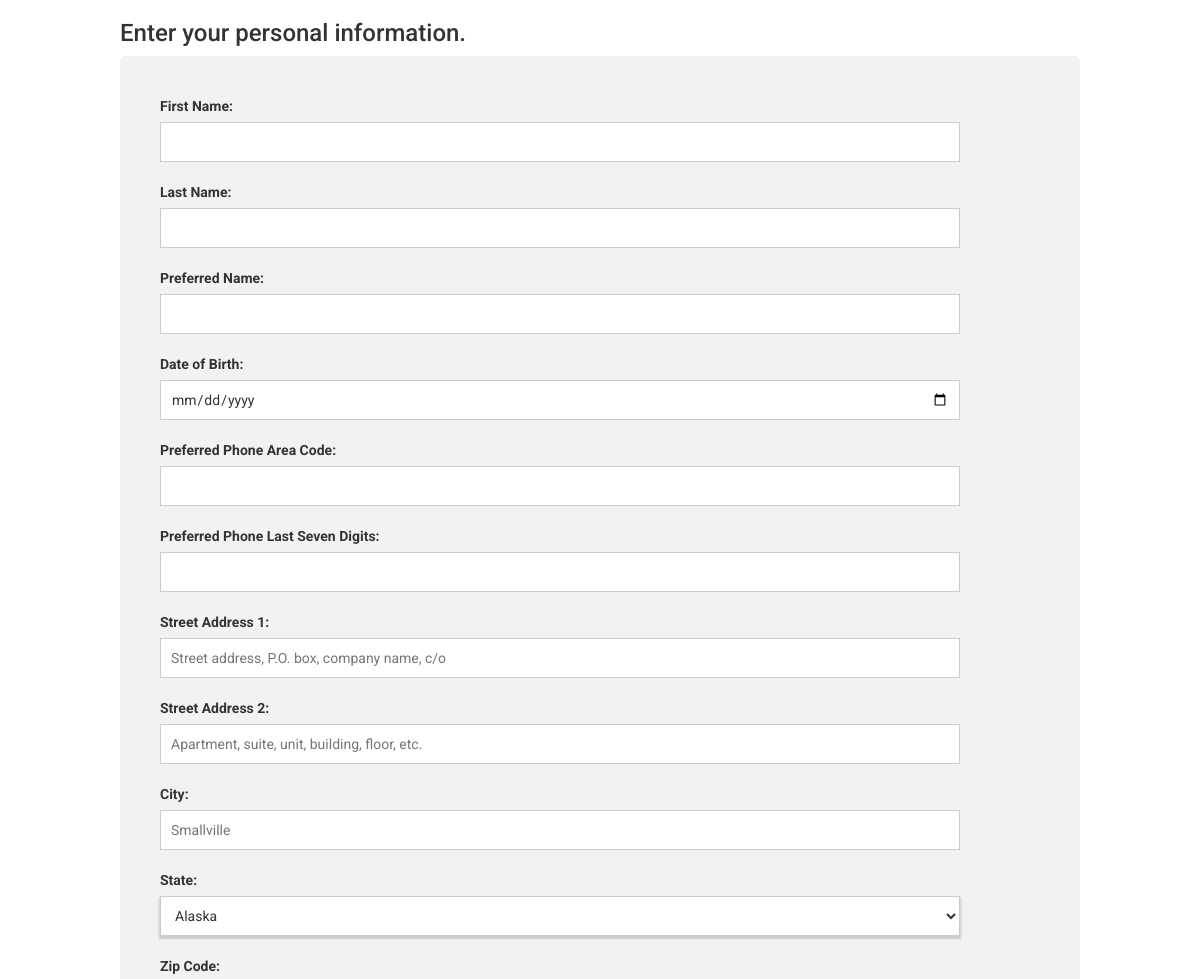
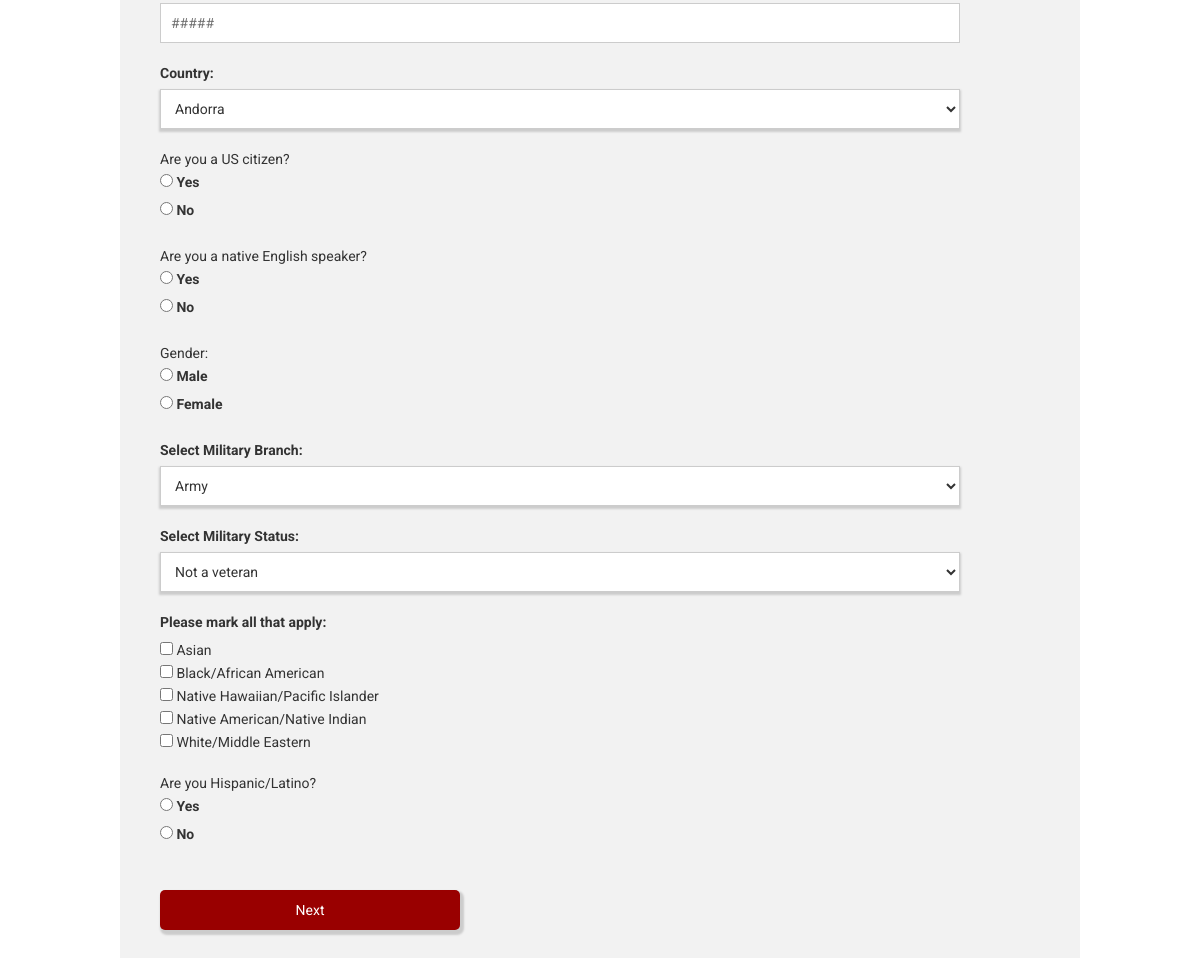
Page /personalinfo.php on the committed database (2 pictures, top to bottom).
### tables this page shows
CREATE TABLE RACE(
  RACE_CODE INT NOT NULL PRIMARY KEY,
  RACE_NAME VARCHAR ( 32 ) NOT NULL
);

### country_info.php (the view)
<?php
  $sql = "SELECT COUNTRY_ID, COUNTRY_NAME FROM COUNTRY";
  $result = mysqli_query($conn, $sql);
  if (mysqli_num_rows($result) > 0) {
    echo "<select name='country_id' id='country_id'>\n";
  while($row = mysqli_fetch_row($result)) {
    echo "<option value='" . $row[0] . "'>" . $row[1] . "</option>\n";
  }
    echo "</select>\n";
  } else {
    echo "0 results";
  }
?>

### personalinfo.php (shortened to what this page needs)
<?php include 'connect_php.php';?>
  <html>
    <head>
      <link rel="stylesheet" href="https://maxcdn.bootstrapcdn.com/bootstrap/3.3.7/css/bootstrap.min.css">
      <link rel="stylesheet" href="https://maxcdn.bootstrapcdn.com/bootstrap/3.3.7/css/bootstrap-theme.min.css">
      <link rel="stylesheet" href="style.css">
      <link rel="stylesheet" href="style.css">
    </head>
    <body>
      <h3>Enter your personal information.</h3>
      <div class ="page-body">
      <form method="POST" action="personalinfo_create.php">
        <p>
          <label for='first-name'>First Name:</label><br>
          <input type="text" name="first-name" required/>
        </p>
        <p>
          <label for='last-name'>Last Name:</label><br>
          <input type="text" name="last-name" required/>
        </p>
        <p>
          <label for='preferred-name'>Preferred Name:</label><br>
          <input type="text" name="preferred-name"/>
        </p>
        <p>
          <label for='birthday'>Date of Birth:</label><br>
          <input type="date" name="birthday" required/>
        </p>
        <p>
          <label for='phone'>Preferred Phone Area Code:</label><br>
          <input type="phone" name="phone-area" required/>
        </p>
        <p>
          <label for='phone'>Preferred Phone Last Seven Digits:</label><br>
          <input type="phone" name="phone-last-seven" required/>
        </p>
        <p>
          <label for="street1_id">Street Address 1:</label><br>
          <input type="text" id="street1_id" name="street1" placeholder="Street address, P.O. box, company name, c/o" required>
        </p>
        <p>
          <label for="street2_id">Street Address 2:</label><br>
          <input type="text" id="street2_id" name="street2" placeholder="Apartment, suite, unit, building, floor, etc.">
        </p>
        <p>
          <label for="city_id">City:</label><br>
          <input type="text" id="city_id" name="city" placeholder="Smallville" required="">
        </p>
        <p>
          <label for="state_id">State:</label><br>
          <?php include 'state_info.php'; ?>
        </p>
        <p>
          <label for="zip_id">Zip Code:</label><br>
          <input type="text" id="zip_id" name="zip" placeholder="#####" required>
        </p>
        <p>
          <label for="country_id">Country:</label><br>
          <?php include 'country_info.php'; ?>
        </p>
        <p>
          Are you a US citizen?<br>
          <label>
             <input type="radio" name="isUSCitizen" value="Yes"/>
             Yes
          </label><br>
          <label>
            <input type="radio" name="isUSCitizen" value="Yes"/>
            No
          </label>
        </p>
        <p>
          Are you a native English speaker?<br>
          <label>
            <input type="radio" name="isEnglish" value="Yes"/>
            Yes
          </label><br>
          <label>
             <input type="radio" name="isEnglish" value="No"/>
             No
          </label>
        </p>
        <p>
          Gender: <br>
          <label>
             <input type="radio" name="gender" value="Male"/>
             Male
          </label><br>
          <label>
             <input type="radio" name="gender" value="Female"/>
             Female
          </label>
        </p>
        <p>
          <label for='military_branch'>Select Military Branch: </label><br>
          <?php include 'military_info.php'; ?>
        </p>
        <p>
          <label for='military_status'>Select Military Status: </label><br>
          <?php include 'military_status_info.php'; ?>
        </p>
        <p>
          <label for='race'>Please mark all that apply: </label><br>
          <?php include 'race_info.php'; ?>
        </p>
        <p>
        Are you Hispanic/Latino?<br>
        <label>
           <input type="radio" name="isHispanic" value="Yes"/>
           Yes
        </label><br>
        <label>
           <input type="radio" name="isHispanic" value="No"/>
           No
        </label>
        </p>
        <br />
        <input type='submit' value='Next' />
      </form>
      </div>
    </body>
  <html>

### state_info.php
<?php
  $sql = "SELECT STATE_ID, STATE_NAME FROM STATE";
  $result = mysqli_query($conn, $sql);
  if (mysqli_num_rows($result) > 0) {
    echo "<select name='state_id' id='state_id'>\n";
  while($row = mysqli_fetch_row($result)) {
    echo "<option value='" . $row[0] . "'>" . $row[1] . "</option>\n";
  }
    echo "</select>\n";
  } else {
    echo "0 results";
  }
?>

### military_info.php
<?php
  $sql = "SELECT BRANCH_CODE, BRANCH_NAME FROM MIL_BRANCH_TYPE";
  $result = mysqli_query($conn, $sql);
  if (mysqli_num_rows($result) > 0) {
    echo "<select name='militaryBranchInfo' id='military_branch'>\n";
  while($row = mysqli_fetch_row($result)) {
    echo "<option value='" . $row[0] . "'>" . $row[1] . "</option>\n";
  }
    echo "</select>\n";
  } else {
    echo "0 results";
  }
?>

### military_status_info.php
<?php
  $sql = "SELECT STATUS_CODE, STATUS_NAME FROM MIL_STATUS_TYPE";
  $result = mysqli_query($conn, $sql);
  if (mysqli_num_rows($result) > 0) {
    echo "<select name='militaryStatus' id='military_status'>\n";
  while($row = mysqli_fetch_row($result)) {
    echo "<option value='" . $row[0] . "'>" . $row[1] . "</option>\n";
  }
    echo "</select>\n";
  } else {
    echo "0 results";
  }
?>

### race_info.php
<?php
  $sql = "SELECT RACE_CODE, RACE_NAME FROM RACE";
  $result = mysqli_query($conn, $sql);
  if (mysqli_num_rows($result) > 0) {
  while($row = mysqli_fetch_row($result)) {
    echo "<input name=\"race[]\" type=\"checkbox\" value=" . $row[0] . "'>  " . $row[1] . "</input><br>\n";
  }
  } else {
    echo "0 results";
  }
?>

### style.css (style rules this page uses)
body { font-family: 'Roboto', sans-serif; padding-right: 10%; padding-left: 10%; }
div { width: 100%; background-color: #f2f2f2; padding: 40px; border-radius: 5px; }
input[type=text], input[type=phone], input[type=date], input[type=password], select { width: 100%; max-width: 800px; height: 40px; border: 1px solid #ccc; padding: 10px; }
select { box-shadow: 0px 2px 2px 1px #ccc; background-color: white; }
p { margin-bottom: 20px; line-height: 1.5; }
input[type=submit], button { box-shadow: 2px 3px 2px 2px #ccc; background-color: #990000; color: white; border-radius: 5px; border: none; width: 300px; height: 40px; }

### rows in the picture
race: RACE_NAME "Asian"
race: RACE_NAME "Black/African American"
race: RACE_NAME "Native Hawaiian/Pacific Islander"
race: RACE_NAME "Native American/Native Indian"
race: RACE_NAME "White/Middle Eastern"

### other values in the picture
form field state_id "Alaska"
form field country_id "Andorra"
form field militaryBranchInfo "Army"
form field militaryStatus "Not a veteran"
